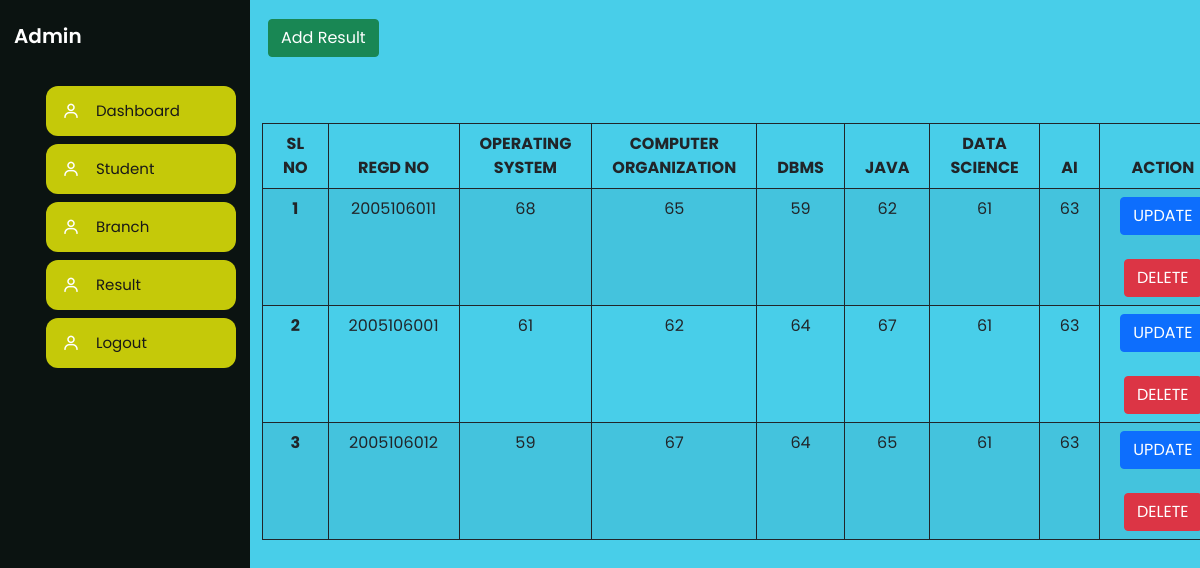
The page /result.php on the database its author committed.
### tables this page shows
CREATE TABLE `result` (
  `res_id` int(11) NOT NULL,
  `res_reg` varchar(100) NOT NULL,
  `res_branch` varchar(100) NOT NULL,
  `os` int(11) NOT NULL,
  `co` int(11) NOT NULL,
  `java` int(11) NOT NULL,
  `dbms` int(11) NOT NULL,
  `ds` int(11) NOT NULL,
  `ai` int(11) NOT NULL
);

### result.php (the view, shortened to what this page needs)
<?php include "include/header.php" ?>
<?php include "include/sidebar.php" ?>
<section class="home-section">
  <div class="text">
    <a href="addres.php" class="btn btn-success">Add Result</a>
  </div>
  <div class="container">
    <table class="table table-striped " style="margin-top: 3rem;" id="tab">
      <thead>
        <tr>
          <th scope="col">Sl No</th>
          <th scope="col">Regd no</th>
          <th scope="col">Operating System</th>
          <th scope="col">Computer Organization</th>
          <th scope="col">DBMS</th>
          <th scope="col">java</th>
          <th scope="col">data science</th>
          <th scope="col">ai</th>
          <th scope="col" style="width: 300px; padding-left: 10px;
  padding-right: 10px;">Action</th>
        </tr>
      </thead>
      <tbody>
        <?php
        include "include/connection.php";
        $sq = "SELECT res_id,res_reg,os,co,java,dbms,ds,ai,(os+co+java+dbms+ds+ai)as total,((os+co+java+dbms+ds+ai)/(70*6) * 100) as per FROM result";
        $res = mysqli_query($con, $sq) or die("query failed");
        if (mysqli_num_rows($res) > 0) {
          $i = 1;
          while ($row = mysqli_fetch_assoc($res)) {
        ?>
            <tr>
              <th scope="row"><?php echo $i++ ?></th>
              <td><?php echo $row['res_reg'] ?></td>
              <td><?php echo $row['os'] ?></td>
              <td><?php echo $row['co'] ?></td>
              <td><?php echo $row['java'] ?></td>
              <td><?php echo $row['dbms'] ?></td>
              <td><?php echo $row['ds'] ?></td>
              <td><?php echo $row['ai'] ?></td>
              <td>
                <a href="resupdate.php?sid=<?php echo $row['res_id'] ?>" class="btn btn-primary">Update</a><br><br>
                <a href="resdlt.php?sid=<?php echo $row['res_id'] ?>" class="btn btn-danger">Delete</a>
              </td>
            </tr>
        <?php }
        } ?>
      </tbody>
    </table>
  </div>
</section>
</body>
</html>

### include/header.php (shortened to what this page needs)
<!DOCTYPE html>
<html lang="en" dir="ltr">
  <head>
    <link rel="stylesheet" href="css/bootstrap.min.css">
    <link rel="stylesheet" href="css/admin.css">
    <link href='https://unpkg.com/boxicons@2.0.7/css/boxicons.min.css' rel='stylesheet'>
   </head>
<body>

### include/sidebar.php
<div class="sidebar">
    <div class="logo-details">
        <div class="logo_name">   Admin </div>
    </div>
    <ul class="nav-list">
      <li>
        <a href="admin.php">
          <i class='bx bx-user'></i>
          <span class="links_name">Dashboard</span>
        </a>
      </li>
      <li>
       <a href="managestudent.php">
         <i class='bx bx-user' ></i>
         <span class="links_name">Student</span>
       </a>
     </li>
     <li>
      <a href="branch.php">
        <i class='bx bx-user' ></i>
        <span class="links_name">Branch</span>
      </a>
    </li>
    <li>
      <a href="result.php">
        <i class='bx bx-user' ></i>
        <span class="links_name">Result</span>
      </a>
    </li>
    <li>
      <a href="logout.php">
        <i class='bx bx-user' ></i>
        <span class="links_name">Logout</span>
      </a>
    </li>
    </ul>
  </div>

### css/admin.css (style rules this page uses)
* { margin: 0; padding: 0; box-sizing: border-box; font-family: "Poppins" , sans-serif; }
.sidebar { position: fixed; left: 0; top: 0; height: 100%; width: 250px; background: #0b1311; padding: 6px 14px; z-index: 99; transition: all 0.5s ease; }
.sidebar .logo-details { height: 60px; display: flex; align-items: center; position: relative; }
.sidebar .logo-details .logo_name { color: #fff; font-size: 20px; font-weight: 600; opacity: 1; transition: all 0.5s ease; }
.sidebar i { color: #fff; height: 60px; min-width: 50px; font-size: 28px; text-align: center; line-height: 60px; }
.sidebar .nav-list { margin-top: 20px; height: 100%; }
.sidebar li { position: relative; margin: 8px 0; list-style: none; }
.sidebar li a { display: flex; height: 100%; width: 100%; border-radius: 12px; align-items: center; text-decoration: none; transition: all 0.4s ease; background: #c5c909; color: #11101d; }
.sidebar li a .links_name { color: rgb(24, 24, 24); font-size: 15px; font-weight: 400; white-space: nowrap; opacity: 1; pointer-events: none; transition: 0.4s; }
.sidebar li i { height: 50px; line-height: 50px; font-size: 18px; border-radius: 12px; }
body { background:#48cee9; }
.home-section { position: relative; background: #48cee9; min-height: 100vh; top: 0; left: 250px; width: calc(100% - 250px); transition: all 0.5s ease; z-index: 2; }
.home-section .text { display: inline-block; color: #11101d; font-size: 25px; font-weight: 500; margin: 18px }
#tab { border: 1px solid #2b2b2c; width: auto; margin-right: auto; margin-left: auto; margin-top: 0; }
#tab tr { border: #11101d solid 1px; }
#tab th { text-align: center; text-transform: uppercase; }
#tab th,#tab td { border: 1px solid; width: auto; padding-left: 20px; padding-right: 20px; }
#tab td { text-align: center; text-transform: uppercase; }
.home-section { margin-top: 0rem; }
.home-section .container { overflow-x: scroll; overflow-y: hidden; }

### rows shown on the page
result: res_reg "2005106011", os "68", co "65", java "59", dbms "62", ds "61", ai "63"
result: res_reg "2005106001", os "61", co "62", java "64", dbms "67", ds "61", ai "63"
result: res_reg "2005106012", os "59", co "67", java "64", dbms "65", ds "61", ai "63"
